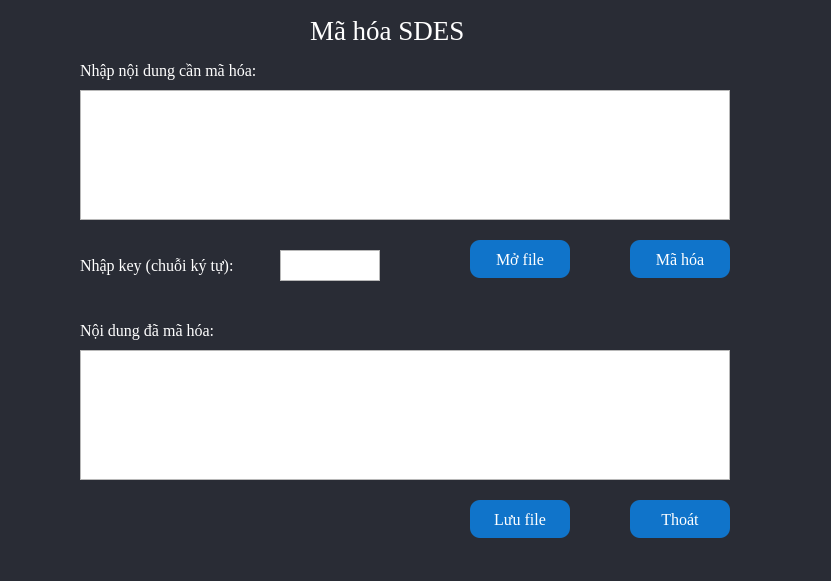
<?xml version="1.0" encoding="UTF-8"?>
<ui version="4.0">
 <class>Form</class>
 <widget class="QWidget" name="Form">
  <property name="geometry">
   <rect>
    <x>0</x>
    <y>0</y>
    <width>831</width>
    <height>581</height>
   </rect>
  </property>
  <property name="windowTitle">
   <string>Form</string>
  </property>
  <property name="styleSheet">
   <string notr="true">#Form{
background-color: #292C35;
color: rgb(255, 255, 255);
}
#btnMaHoa
{
	background-color: #1074CA;
	color: rgb(255, 255, 255);
	border-radius: 10px;
}
#btnOpenFile{
	background-color: #1074CA;
	color: rgb(255, 255, 255);
	border-radius: 10px;
}
#btnSaveFile{
	background-color: #1074CA;
	color: rgb(255, 255, 255);
	border-radius: 10px;

}
#btnClose{
	background-color:#1074CA;
	color: rgb(255, 255, 255);
	border-radius: 10px;

}</string>
  </property>
  <widget class="QTextEdit" name="txtCiphertext">
   <property name="geometry">
    <rect>
     <x>80</x>
     <y>350</y>
     <width>650</width>
     <height>130</height>
    </rect>
   </property>
   <property name="font">
    <font>
     <family>Times New Roman</family>
     <pointsize>12</pointsize>
    </font>
   </property>
   <property name="styleSheet">
    <string notr="true">color: rgb(255, 255, 255);
font: 12pt &quot;Times New Roman&quot;;</string>
   </property>
  </widget>
  <widget class="QLabel" name="label_2">
   <property name="geometry">
    <rect>
     <x>80</x>
     <y>60</y>
     <width>221</width>
     <height>21</height>
    </rect>
   </property>
   <property name="font">
    <font>
     <family>Times New Roman</family>
     <pointsize>12</pointsize>
    </font>
   </property>
   <property name="styleSheet">
    <string notr="true">color: rgb(255, 255, 255);</string>
   </property>
   <property name="text">
    <string>Nhập nội dung cần mã hóa:</string>
   </property>
  </widget>
  <widget class="QTextEdit" name="txtKey">
   <property name="geometry">
    <rect>
     <x>280</x>
     <y>250</y>
     <width>100</width>
     <height>31</height>
    </rect>
   </property>
   <property name="font">
    <font>
     <family>Times New Roman</family>
     <pointsize>12</pointsize>
    </font>
   </property>
   <property name="styleSheet">
    <string notr="true">color: rgb(255, 255, 255);
font: 12pt &quot;Times New Roman&quot;;</string>
   </property>
  </widget>
  <widget class="QLabel" name="label_3">
   <property name="geometry">
    <rect>
     <x>80</x>
     <y>250</y>
     <width>191</width>
     <height>31</height>
    </rect>
   </property>
   <property name="font">
    <font>
     <family>Times New Roman</family>
     <pointsize>12</pointsize>
    </font>
   </property>
   <property name="styleSheet">
    <string notr="true">color: rgb(255, 255, 255);</string>
   </property>
   <property name="text">
    <string>Nhập key (chuỗi ký tự):</string>
   </property>
  </widget>
  <widget class="QLabel" name="label">
   <property name="geometry">
    <rect>
     <x>310</x>
     <y>0</y>
     <width>241</width>
     <height>61</height>
    </rect>
   </property>
   <property name="font">
    <font>
     <family>Times New Roman</family>
     <pointsize>20</pointsize>
     <weight>50</weight>
     <italic>false</italic>
     <bold>false</bold>
    </font>
   </property>
   <property name="styleSheet">
    <string notr="true">color: rgb(255, 255, 255);</string>
   </property>
   <property name="text">
    <string>Mã hóa SDES</string>
   </property>
  </widget>
  <widget class="QPushButton" name="btnOpenFile">
   <property name="geometry">
    <rect>
     <x>470</x>
     <y>240</y>
     <width>100</width>
     <height>38</height>
    </rect>
   </property>
   <property name="font">
    <font>
     <family>Times New Roman</family>
     <pointsize>12</pointsize>
    </font>
   </property>
   <property name="text">
    <string>Mở file</string>
   </property>
   <property name="icon">
    <iconset>
     <normaloff>../icon/mo.png</normaloff>../icon/mo.png</iconset>
   </property>
  </widget>
  <widget class="QTextEdit" name="txtPlaintext">
   <property name="geometry">
    <rect>
     <x>80</x>
     <y>90</y>
     <width>650</width>
     <height>130</height>
    </rect>
   </property>
   <property name="styleSheet">
    <string notr="true">color: rgb(255, 255, 255);
font: 12pt &quot;Times New Roman&quot;;</string>
   </property>
  </widget>
  <widget class="QPushButton" name="btnSaveFile">
   <property name="geometry">
    <rect>
     <x>470</x>
     <y>500</y>
     <width>100</width>
     <height>38</height>
    </rect>
   </property>
   <property name="font">
    <font>
     <family>Times New Roman</family>
     <pointsize>12</pointsize>
    </font>
   </property>
   <property name="text">
    <string>Lưu file</string>
   </property>
   <property name="icon">
    <iconset>
     <normaloff>../icon/luufile.png</normaloff>../icon/luufile.png</iconset>
   </property>
   <property name="iconSize">
    <size>
     <width>16</width>
     <height>16</height>
    </size>
   </property>
   <property name="checkable">
    <bool>false</bool>
   </property>
  </widget>
  <widget class="QPushButton" name="btnMaHoa">
   <property name="geometry">
    <rect>
     <x>630</x>
     <y>240</y>
     <width>100</width>
     <height>38</height>
    </rect>
   </property>
   <property name="font">
    <font>
     <family>Times New Roman</family>
     <pointsize>12</pointsize>
    </font>
   </property>
   <property name="text">
    <string>Mã hóa</string>
   </property>
   <property name="icon">
    <iconset>
     <normaloff>../icon/mh.png</normaloff>../icon/mh.png</iconset>
   </property>
  </widget>
  <widget class="QLabel" name="label_4">
   <property name="geometry">
    <rect>
     <x>80</x>
     <y>320</y>
     <width>181</width>
     <height>21</height>
    </rect>
   </property>
   <property name="font">
    <font>
     <family>Times New Roman</family>
     <pointsize>12</pointsize>
    </font>
   </property>
   <property name="styleSheet">
    <string notr="true">color: rgb(255, 255, 255);</string>
   </property>
   <property name="text">
    <string>Nội dung đã mã hóa:</string>
   </property>
  </widget>
  <widget class="QPushButton" name="btnClose">
   <property name="geometry">
    <rect>
     <x>630</x>
     <y>500</y>
     <width>100</width>
     <height>38</height>
    </rect>
   </property>
   <property name="font">
    <font>
     <family>Times New Roman</family>
     <pointsize>12</pointsize>
    </font>
   </property>
   <property name="text">
    <string>Thoát</string>
   </property>
   <property name="icon">
    <iconset>
     <normaloff>../icon/thoat.png</normaloff>../icon/thoat.png</iconset>
   </property>
   <property name="iconSize">
    <size>
     <width>20</width>
     <height>20</height>
    </size>
   </property>
   <property name="checkable">
    <bool>false</bool>
   </property>
  </widget>
 </widget>
 <resources/>
 <connections/>
</ui>
